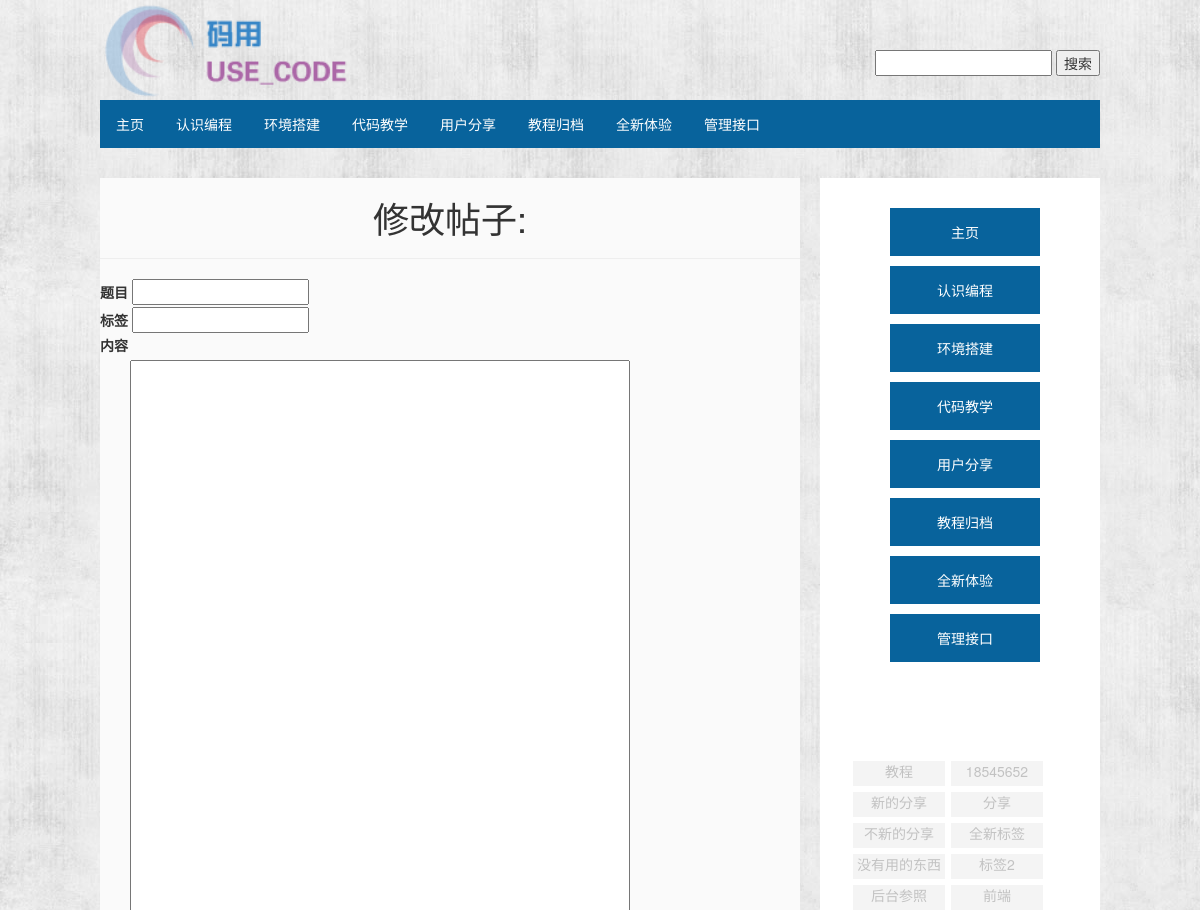
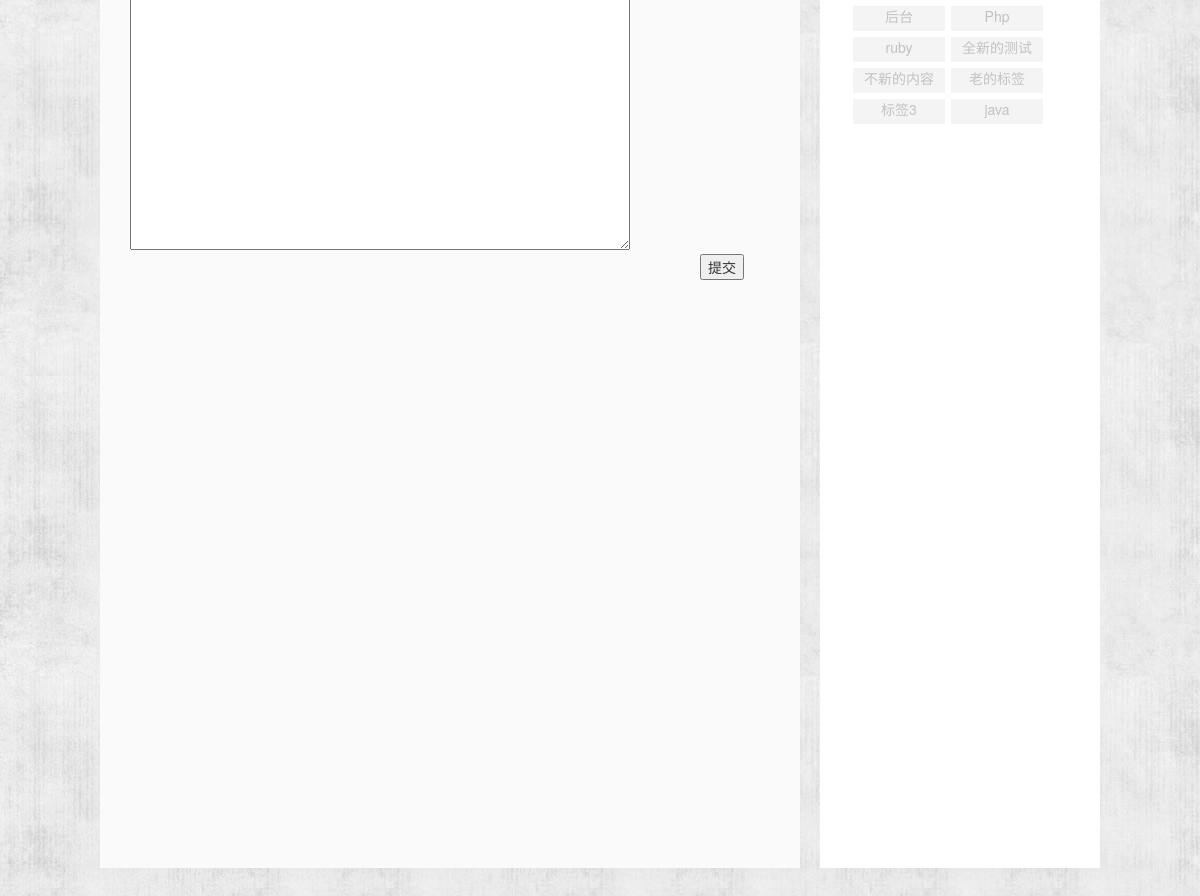
/admin/posts/edit.php, run on the app's committed database (2 pictures, top to bottom).
### tables this page shows
CREATE TABLE `categories` (
  `id` int(11) NOT NULL AUTO_INCREMENT,
  `name` varchar(64) NOT NULL,
  PRIMARY KEY (`id`)
);

CREATE TABLE `tags` (
  `id` int(11) NOT NULL AUTO_INCREMENT,
  `name` varchar(20) NOT NULL,
  PRIMARY KEY (`id`)
);

### admin/posts/edit.php (the view, shortened to what this page needs)
<!doctype html>
<html>
<head>
  <link rel="stylesheet" type="text/css" href="../../assets/css/Homepage.css" />
  <link rel="stylesheet" type="text/css" href="../../assets/css/Homepage.css" />
	<link rel="stylesheet" type="text/css" href="../../assets/css/Subpage.css" />
	<link href="https://cdn.staticfile.org/twitter-bootstrap/3.3.7/css/bootstrap.min.css" rel="stylesheet">
</head>
<body>
<div class="whole">
        <div class="logo">
            <img src="../../assets/img/logo.png.png" height="100px" width="250px" alt="首页">
			<div class="search_bar">
				<form name="search_bar" action="/admin/posts/search.php" method="get">
					<input type="text" name="search" height="200px">
					<input type="submit" value="搜索">
				</form>
			</div>
        </div>
        <div class="guiding_bar">
                <ul>
                <li><a href="../../index.php">主页</a></li>
        <?php
                require_once '../../admin/inc/db.php';
                $query = $db->query('select * from categories');
            while ( $post =  $query->fetchObject()) {
          ?>
                    <li><a href="../../pages/list.php?categories_id=<?php print $post->id;?>"><?php echo $post->name;?></a></li>
                <?php } ?>
                <li>
                <a href="../../admin/index.html">管理接口</a>
                </li>
                </ul>
        </div>
        <div class="rightsign">
        <div class="side_panel2">
            <ul>
                <li><a href="../../index.php">主页</a></li>
        <?php
            require_once '../../admin/inc/db.php';
            $query = $db->query('select * from categories');
            while ( $post =  $query->fetchObject()) {
          ?>
                    <li><a href="../../pages/list.php?categories_id=<?php print $post->id;?>"><?php echo $post->name;?></a></li>
                <?php } ?>
                <li>
                <a href="../../admin/index.html">管理接口</a>
                </li>
                </ul>
            </div>
                <?php
                require_once '../../admin/inc/db.php';
                $query = $db->query('select * from tags');
            while ( $post =  $query->fetchObject()) {
          ?>
           <div class="label1"style="margin: 3px;">
                    <a href="../../tags/show.php?tags_id=<?php print $post->id;?>"><?php echo $post->name;?></a></li></div>
                <?php } ?>
    </div>
    <div class="main_page3">
	<?php
		require_once '../inc/db.php';
		$id = $_GET['id'];
	    $query = $db->prepare('select * from posts where id = :id');
	    $query->bindValue(':id',$id,PDO::PARAM_INT);
	    $query->execute();
	    $post = $query->fetchObject();
	?>
	<h1 style="text-align:center">修改帖子:</h1>
	<hr>
	<form action="/admin/posts/update_tiezi.php" method="post">
		<label for="title">题目</label>
		<input type="text" name="title" value="<?php echo $post->title ?>" />
		<br/>
		<label for="tags">标签</label>
		<input type="text" name="tags" value="" />
		<br>
		<label for="body">内容</label><br>
		<textarea name="body"  style="width:500px; height:800px; margin-left:30px">
			<?php echo $post->body; ?>
		</textarea>
		<br/>
		<input type="submit" value="提交"style="margin-left:600px" />
	</form>
			</div>
			</div>
</body>
</html>

### assets/css/Homepage.css (style rules this page uses)
body { background-image:url(../img/5-120601095138.png) ; }
a { color: #999; text-decoration: none; cursor: pointer }
.guiding_bar ul { list-style-type: none; margin: 0; padding: 0; overflow: hidden; background-color: #08639C; }
.guiding_bar { margin: 0px 0px 0px 0px; }
.guiding_bar li { float: left; }
.guiding_bar li a { display: block; color: white; text-align: center; padding: 14px 16px; text-decoration: none; }
.search_bar { float: right; margin:50px 0px 0px 0px; }
.side_panel2 { height: 550px; }
.side_panel2 ul { list-style:none; }
.side_panel2 li { margin-bottom:10px; background-color: #08639C; margin-right: 30px; }
.side_panel2 li a { display: block; color: #ffffff; text-align: center; padding: 14px 16px; text-decoration: none; }
.whole { margin-left: 100px; margin-right: 100px; }

### assets/css/Subpage.css (style rules this page uses)
.main_page3 { background-color: #FAFAFA; width:70%; height: 1600px; margin-top: 30px; margin-bottom: 30px; float:left; }
.rightsign { background-color: white; height: 1600px; width:28%; float:right; margin-top: 30px; margin-bottom: 30px; margin-left: 20px; padding: 30px; }
.rightsign a { color:#C2C2C2; }
.label1 { background-color: #F4F4F4; height:25px; width:92px; text-align: center; float: left; }

### data on the page
categories: name "认识编程"
categories: name "环境搭建"
categories: name "代码教学"
categories: name "用户分享"
categories: name "教程归档"
categories: name "全新体验"
tags: name "教程"
tags: name "18545652"
tags: name "新的分享"
tags: name "分享"
tags: name "不新的分享"
tags: name "全新标签"
tags: name "没有用的东西"
tags: name "标签2"
tags: name "后台参照"
tags: name "前端"
tags: name "后台"
tags: name "Php"
tags: name "ruby"
tags: name "全新的测试"
tags: name "不新的内容"
tags: name "老的标签"
tags: name "标签3"
tags: name "java"
